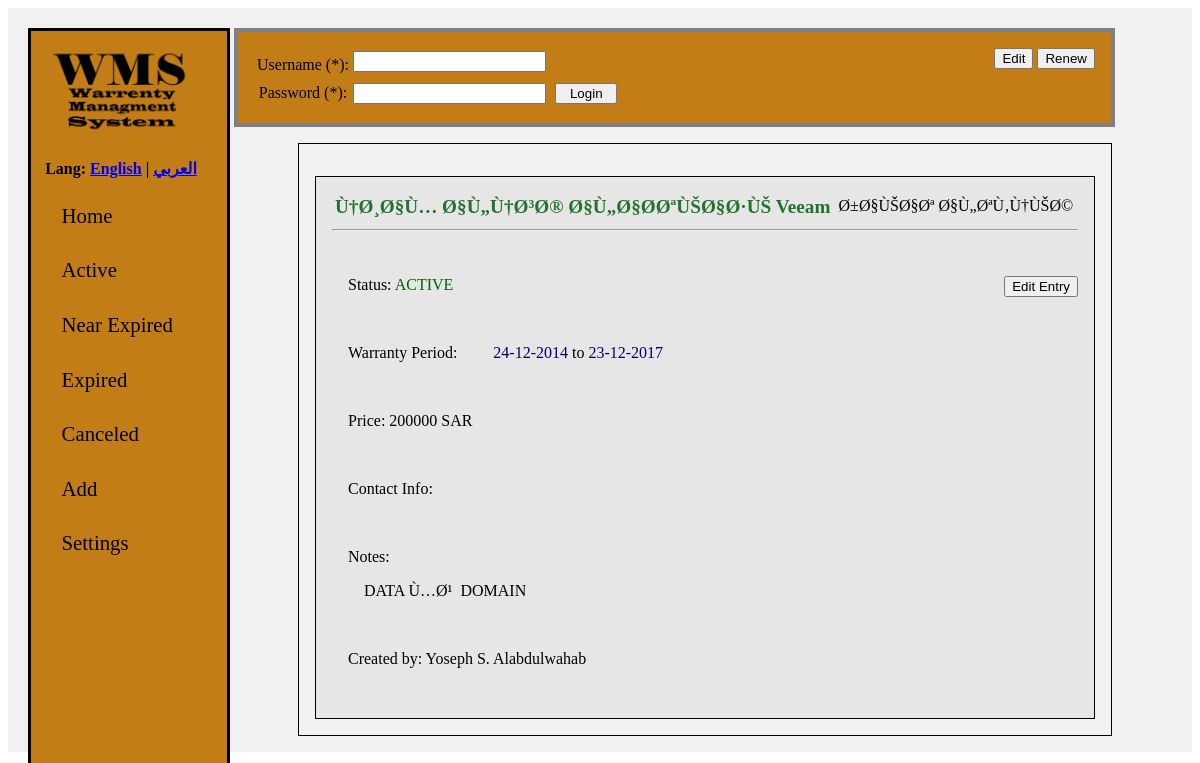
Before: /en/search.php?warranty_id=1 with the older database file.
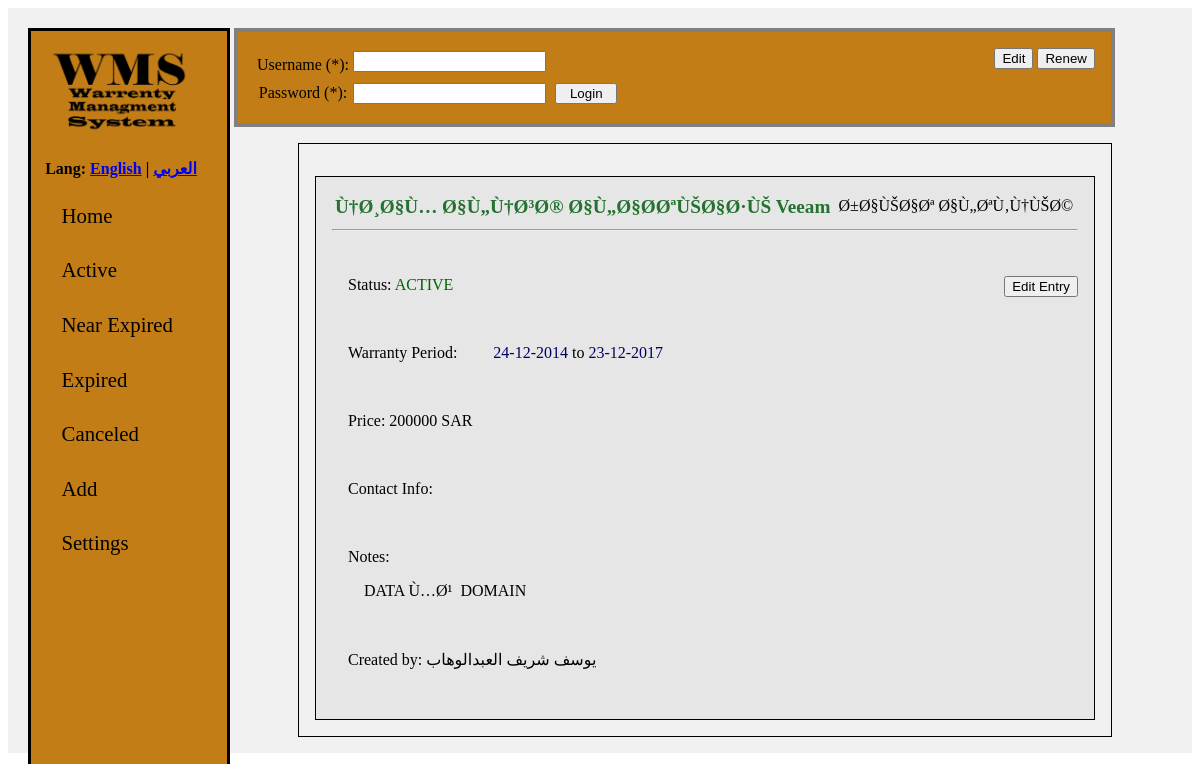
After: the same page with the newer database file.
### tables this page shows
CREATE TABLE `warranty_entries` (
  `id` int(11) NOT NULL,
  `warranty_id` int(11) NOT NULL,
  `product_name` varchar(255) NOT NULL,
  `company_name` varchar(255) NOT NULL,
  `status` varchar(20) NOT NULL DEFAULT 'active',
  `pending_notes` varchar(3000) NOT NULL,
  `price` varchar(50) NOT NULL,
  `contact_info` varchar(1000) NOT NULL,
  `notes` varchar(3000) NOT NULL,
  `files` varchar(1000) NOT NULL,
  `start_date` date NOT NULL,
  `end_date` date NOT NULL,
  `created_by` varchar(50) NOT NULL DEFAULT 'Unspecified',
  `creation_date` date NOT NULL
);

### en/constants.php (called while the page is built, shortened)
<?php
function get_preferences() {
	return parse_ini_file("preferences.ini");
}
?>

### en/search_functions.php (called while the page is built, shortened)
<?php
function search_warranties($id, $warranty_id, $product_name, $company_name, $status, $pending_notes, $price, $contact_info, $notes, $date_range, $created_by) {
	include_once 'mysql_connect.php';
	include_once 'constants.php';
	$link = connectDatabase();
	$prefs = get_preferences();
	$search_fields = "";
	$single_search = " end_date IN (SELECT MAX(end_date) FROM ".$prefs['mysql_table_warranties']." GROUP BY warranty_id)";
	if($id != "") {
		$search_fields .= " id = '".bhp($link, $id)."'";
		$single_search = "";
	} else if($warranty_id != "") {
		$search_fields .= " warranty_id = '".bhp($link, $warranty_id)."'";
		$single_search = "";
	}
	$and = "AND";
	if($search_fields == "" || $single_search == "")
		$and = "";
	$query = "SELECT * FROM ".$prefs['mysql_table_warranties']." WHERE ".$single_search." ".$and." ".$search_fields." ORDER BY end_date DESC";
	$result_set = db_query($link, "Anonymous", $query);
	return $result_set;
}
function date_in_range($start_date, $end_date, $date_input)
{
  $start_ts = strtotime($start_date);
  $end_ts = strtotime($end_date);
  $user_ts = strtotime($date_input);
  return (($user_ts >= $start_ts) && ($user_ts <= $end_ts));
}
?>

### en/mysql_connect.php (called while the page is built, shortened)
<?php
	function bhp($link, $dat) {
		return mysqli_escape_string($link, bbhp($dat));
	}
	function bbhp($dat) {
		return addslashes(stripslashes($dat));
	}
	function connectDatabase() {
		include_once "constants.php";
		$prefs = get_preferences();
		return mysqli_connect($prefs['mysql_host'], $prefs['mysql_username'], $prefs['mysql_password'], $prefs['mysql_database']);
	}
	function db_query($link, $username, $query) {
		$result = mysqli_query($link, $query);
		return $result;
	}
?>

### en/search.php (the view, shortened to what the changed rows need)
<?php
	include_once 'mysql_connect.php';
?>
<!DOCTYPE html>
<html>
	<head>
	</head>
	<body>
		<div class="wrapper">
			<?php
				include_once 'header.php';
				include_once 'required_imports.php';
			?>
			<form method="POST">
				<div class="control_menu">
					<?php
						include_once 'login.php';
					?>
				</div>
				<div class="body_content">
					<?php
						if(isset($_GET['warranty_id']))
						{
							include_once 'mysql_connect.php';
							include_once 'search_functions.php';
							include_once 'constants.php';
							$prefs = get_preferences();
							$id = "";
							$warranty_id = bbhp($_GET['warranty_id']);
							$product_name = "";
							$company_name = "";
							$status = "!canceled";
							$pending_notes = "";
							$price = "";
							$contact_info = "";
							$notes = "";
							$date_range = "";
							$created_by = "";
							$result = search_warranties($id, $warranty_id, $product_name, $company_name, $status, $pending_notes, $price, $contact_info, $notes, $date_range, $created_by);
							while($row = mysqli_fetch_array($result))
								$result_array[] = $row;
							$i = 0;
							while($i < count($result_array)) {
								$row = $result_array[$i];
								$i ++;
								$current_time = strtotime("today");
								$title_css = "";
								$pending_notes = "";
								if($row['status'] == 'canceled') {
									$title_css = "canceled";
								} else if($row['status'] == 'expired') {
									$title_css = "expired";
								} else if($row['status'] == 'pending') {
									$title_css = "pending";
									$pending_notes = '<p> <label class="clickableLabel" onClick="toggleDisplay(\'pending_notes'.$row['id'].'\')">Pending Notes: </label> <div id="pending_notes'.$row['id'].'" style="padding-left: 1em;">'.$row['pending_notes'].' </div></p><br/>';
								} else if(date_in_range($current_time, date("Y-m-d", strtotime("+90 day", $current_time)), $row['end_date'])) {
									$title_css = "near_expired";
								} else {
									$title_css = "active";
								}
								echo '
								<div class="entry">
									<div class="content">
										<div class="header">
											<text class="title"> <a href="/search.php?warranty_id='.$row['warranty_id'].'" class="'.$title_css.'">'.$row['product_name'].'</a></text>
											<text class="date">'.$row['company_name'].'</text>
										</div>
										<hr/>
										<div class="details"><br/>
											<p> Status: <text class="'.$title_css.'">'.strtoupper($title_css).'</text><label style="float: right;"><input type="button" onClick="location.href=\'edit_warranty.php?id='.$row['id'].'\'")" value="Edit Entry" /></label></p><br/>
											'.$pending_notes.'
											<p> Warranty Period: <text style="padding-left: 2em; color: #000066;">'.date($prefs['date_format'], strtotime($row['start_date'])). '</text> to <text style="color: #000066;">' .date($prefs['date_format'], strtotime($row['end_date'])).'</text></p><br/>
											<p> Price: '.$row['price'].' '.$prefs['currency'].'</p><br/>
											<p><label class="clickableLabel" onClick="toggleDisplay(\'contact_info'.$row['id'].'\')"> Contact Info: </label><div id="contact_info'.$row['id'].'" style="padding-left: 2em;">'.$row['contact_info'].'</div> </p><br/>
											<p><label class="clickableLabel" onClick="toggleDisplay(\'notes'.$row['id'].'\')"> Notes: </label><div id="notes'.$row['id'].'" style=" padding-left: 1em;">'.$row['notes'].'</div> </p><br/>
											';
								if (strpos($row['files'], ":") == 0)
											$row['files'] = substr($row['files'], 1);
								echo '
											<p> Created by: '.$row['created_by'].' </p><br/>
										</div>
									</div>
								</div>
								';
							}
						}
					?>
				</div>
			</form>
		</div>
	</body>
</html>

Changed rows visible on the page:
changed warranty_entries "Ù†Ø¸Ø§Ù… Ø§Ù„Ù†Ø³Ø® Ø§Ù„Ø§Ø­ØªÙŠØ§Ø·ÙŠ Veeam": created_by "Yoseph S. Alabdulwahab" → "يوسف شريف العبدالوهاب"
